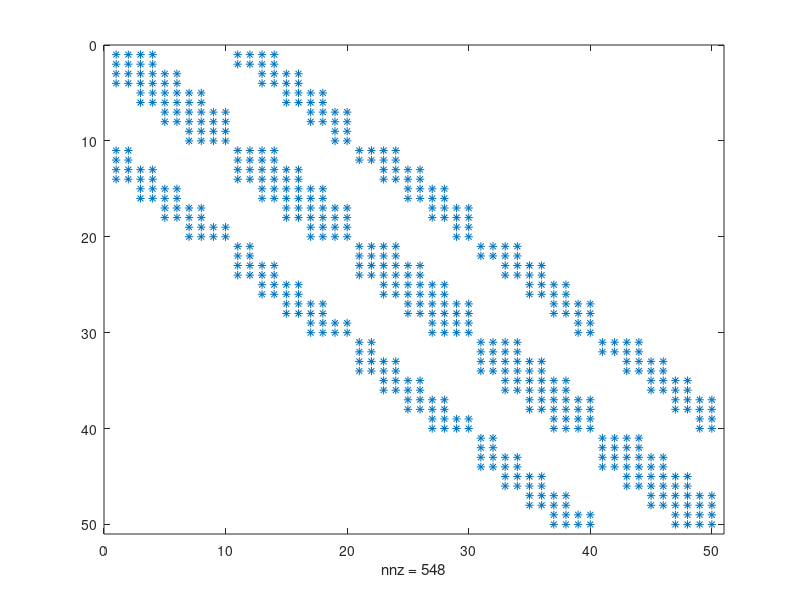

Reproduce this figure in MATLAB.

I = eye(50);
nele = 16;
ny = 5;
k = ny - 1;
K1 = zeros(50,50);
K2 = zeros(50,50);
Ke = [1 1 1 1 1 1;2 2 2 2 2 2 ;3 3 3 3 3 3;4 4 4 4 4 4;5 5 5 5 5 5;6 6 6 6 6 6];

for i = 1:nele
    node = (floor((i-1)/k))*ny+mod(i-1,k)+1;
    P1 = [I(:, 2*node - 1), I(:, 2*node), I(:, 2*(node + ny) - 1 ),  I(:, 2*(node + ny)), I(:, 2*(node + ny + 1) - 1), I(:, 2*(node + ny + 1)) ];
    P2 = [I(:, 2*node - 1), I(:, 2*node), I(:, 2*(node + ny + 1) - 1), I(:, 2*(node + ny + 1)),I(:, 2*(node + 1) - 1), I(:, 2*(node + 1))];
    K1 = K1  + P1*Ke*P1';
    K2 = K2  + P2*Ke*P2';
end

% disp(K);
% P1 = [I(:,1),I(:,2),I(:,7),I(:,8),I(:,9),I(:,10),I(:,3),I(:,4)];
% P2 = [I(:,3),I(:,4),I(:,9),I(:,10),I(:,11),I(:,12),I(:,5),I(:,6)];

% spy(K2);

% xlswrite("KOtrian5x5.xlsx", K1)
% xlswrite("KEtrian5x5.xlsx", K2)
% xlswrite("Ktrian5x5.xlsx", K1 + K2);

spy(K1 + K2)
